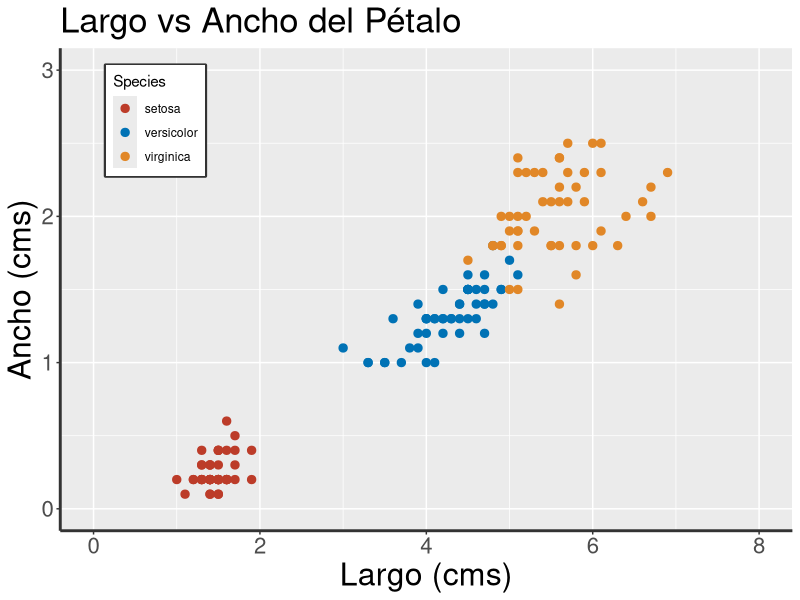

This chart was generated by the following R code:
## ---- chunk 1
knitr::opts_chunk$set(collapse = TRUE)
## ---- chunk 2
library(dplyr)
glimpse(iris)
## ---- chunk 3
library(ggplot2)
## ---- chunk 4

ggplot(data = iris, mapping=aes(x=Petal.Length , y =Petal.Width))+
  geom_point(aes(col=Species), size=2.5)+
  scale_colour_manual(values=c("#BC3C29FF", "#0072B5FF","#E18727FF"))+
  xlim(c(0, 8))+
  ylim(c(0, 3))+
  labs(title="Largo vs Ancho del Pétalo",
       y="Ancho (cms)", x="Largo (cms)")+
  theme(axis.text =element_text(size=16),
        axis.title=element_text(size=23),
        plot.title=element_text(size=25),
        legend.position = c(0.13, 0.85),
        legend.box.background = element_rect(fill = "transparent", colour = "#333333",size=1.2),
        axis.line = element_line(color = "#333333",size = 1, linetype = "solid"))
